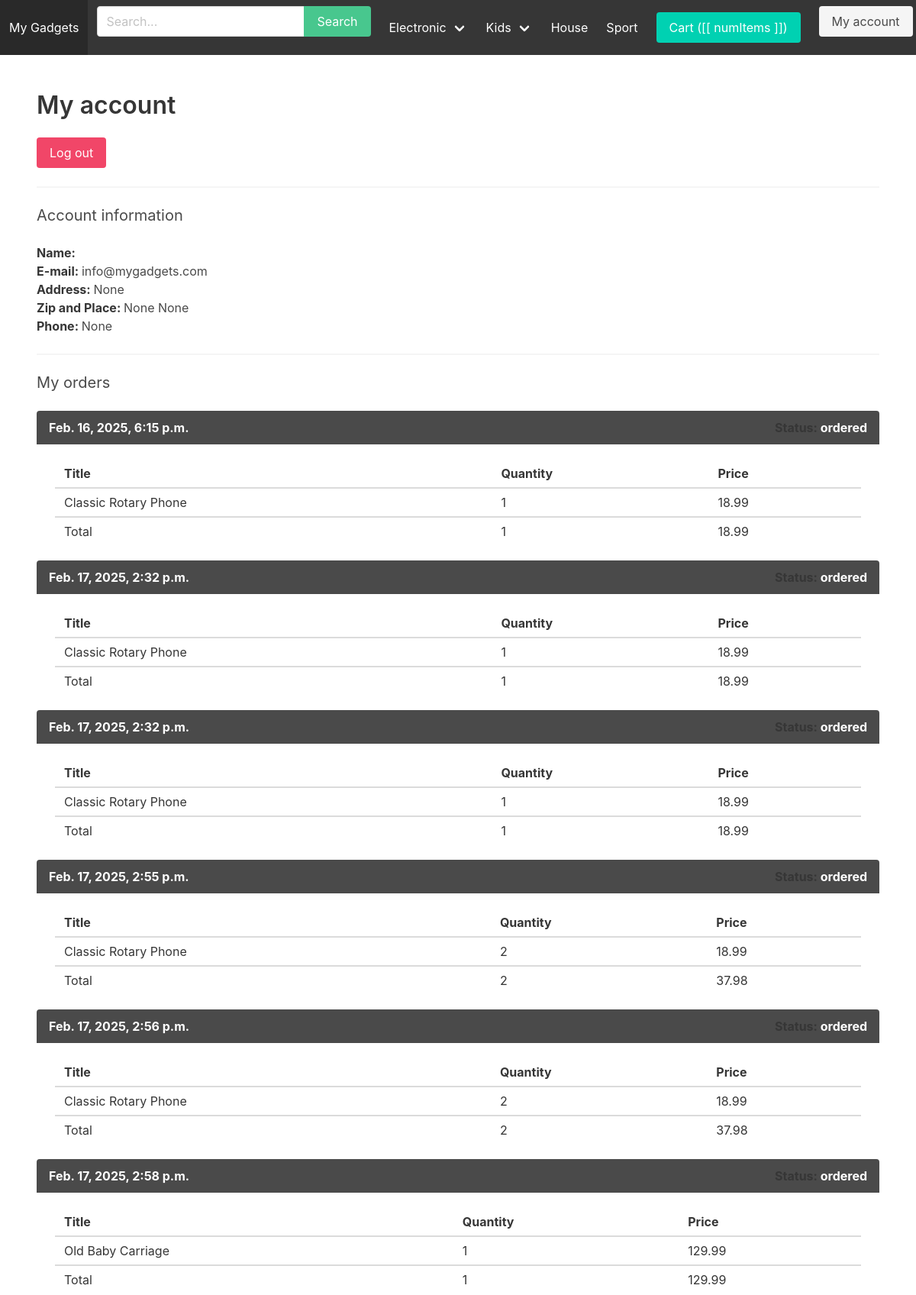
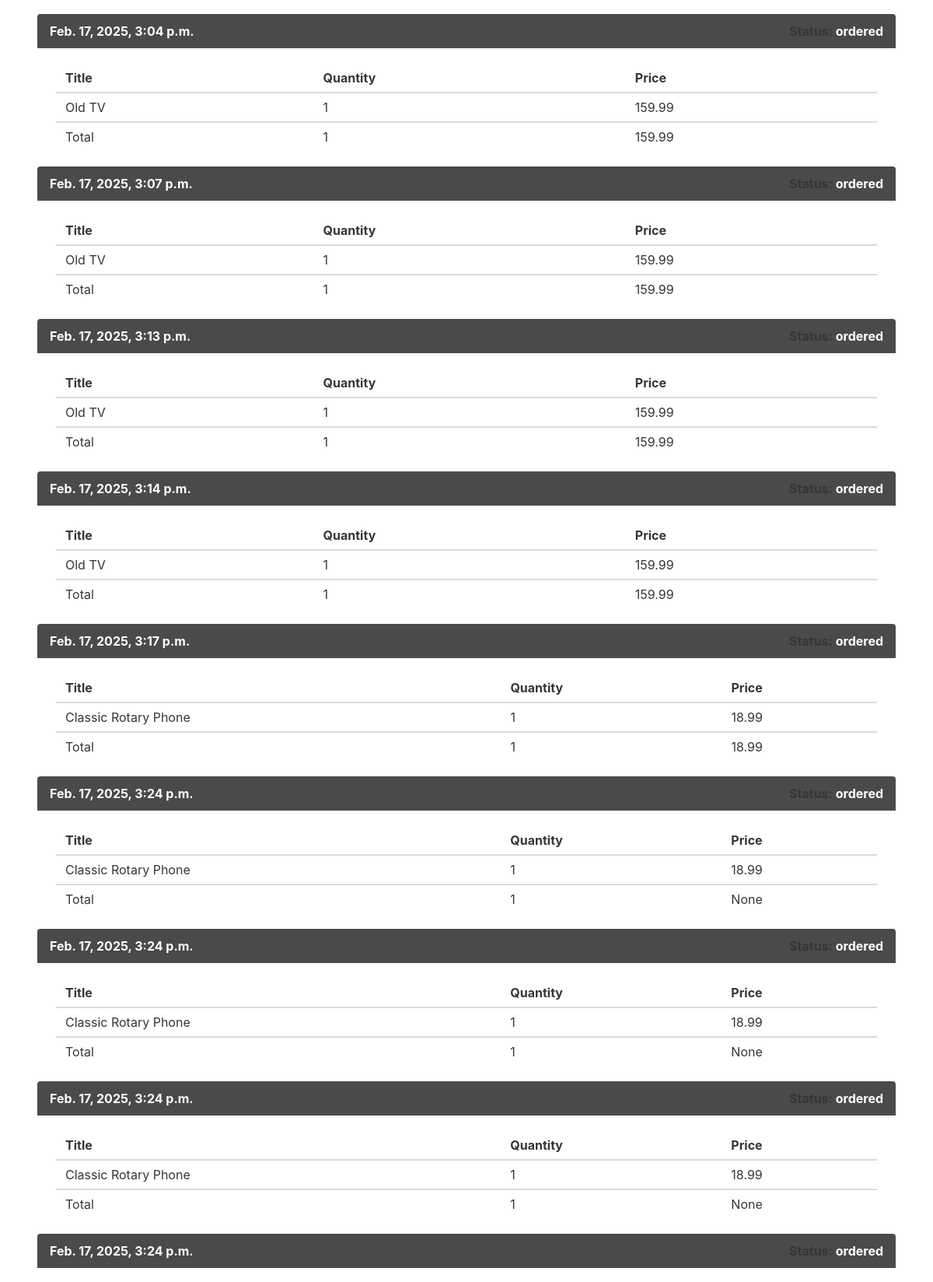
/myaccount/ (signed in, upper part), run on the app's committed database (2 pictures, top to bottom).
### apps/store/models.py (models this page shows, shortened)
class Category(models.Model):
    parent = models.ForeignKey('self', related_name='children', on_delete=models.CASCADE, blank=True, null=True)
    title = models.CharField(max_length=255)
    slug = models.SlugField(max_length=255)
    ordering = models.IntegerField(default=0)
    is_featured = models.BooleanField(default=False)
    class Meta:
        verbose_name_plural = 'Categories'
        ordering = ('ordering',)

class Product(models.Model):
    category = models.ForeignKey(Category, related_name='products', on_delete=models.CASCADE)
    parent = models.ForeignKey('self', related_name='variants', on_delete=models.CASCADE, blank=True, null=True)
    title = models.CharField(max_length=255)
    slug = models.SlugField(max_length=255)
    description = models.TextField(blank=True, null=True)
    price = models.FloatField()
    is_featured = models.BooleanField(default=False)
    num_available = models.IntegerField(default=1)
    num_visits = models.IntegerField(default=0)
    last_visit = models.DateTimeField(blank=True, null=True)
    image = models.ImageField(upload_to='uploads/', blank=True, null=True)
    thumbnail = models.ImageField(upload_to='uploads/', blank=True, null=True)
    date_added = models.DateTimeField(auto_now_add=True)
    class Meta:
        ordering = ('-date_added',)
    """"def save(self, *args, **kwargs):
        self.thumbnail = self.make_thumbnail(self.image)

        super().save(*args, **kwargs)"""

### apps/userprofile/models.py (models this page shows, shortened)
class Userprofile(models.Model):
    user = models.OneToOneField(User, related_name='userprofile', on_delete=models.CASCADE)
    address = models.CharField(max_length=255, blank=True, null=True)
    zipcode = models.CharField(max_length=255, blank=True, null=True)
    place= models.CharField(max_length=255, blank=True, null=True)
    phone = models.CharField(max_length=255, blank=True, null=True)

### apps/order/models.py (models this page shows, shortened)
class Order(models.Model):
    ORDERED = 'ordered'
    SHIPPED = 'shipped'
    ARRIVED = 'arrived'
    STATUS_CHOICES = (
        (ORDERED, 'Ordered'),
        (SHIPPED, 'Shipped'),
        (ARRIVED, 'Arrived')
    )
    user = models.ForeignKey(User, related_name='orders', on_delete=models.SET_NULL, blank=True, null=True)
    first_name = models.CharField(max_length=100)
    last_name = models.CharField(max_length=100)
    email = models.EmailField(max_length=100)  # Use EmailField for email validation
    address = models.CharField(max_length=100)
    zipcode = models.CharField(max_length=100)
    place = models.CharField(max_length=100)
    phone = models.CharField(max_length=100)
    created_at = models.DateTimeField(auto_now_add=True)
    paid = models.BooleanField(default=False)
    paid_amount = models.DecimalField(max_digits=10, decimal_places=2, blank=True, null=True)  # Use DecimalField for monetary values
    used_coupon = models.CharField(max_length=50, blank=True, null=True)
    payment_intent = models.CharField(max_length=255)
    shipped_date = models.DateTimeField(blank=True, null=True)
    status = models.CharField(max_length=20, choices=STATUS_CHOICES, default=ORDERED)
    def get_total_quantity(self):
        return sum(int(item.quantity) for item in self.items.all())

class OrderItem(models.Model):
    order = models.ForeignKey(Order, related_name='items', on_delete=models.CASCADE)
    product = models.ForeignKey(Product, related_name='items', on_delete=models.CASCADE)  # Use CASCADE for deleting related items
    price = models.DecimalField(max_digits=10, decimal_places=2)  # Use DecimalField for price
    quantity = models.IntegerField(default=1)

### apps/userprofile/views.py (the view)
# urls.py: path('myaccount/', myaccount, name='myaccount'),
@login_required
def myaccount(request):
    return render(request, 'myaccount.html')

### apps/cart/cart.py (called while the page is built)
    def get_total_length(self):
        return sum(int(item.get('quantity', 0)) for item in self.cart.values())

    def get_total_cost(self):
        return sum(float(item.get('price', 0)) * int(item.get('quantity', 0)) for item in self.cart.values())

### apps/cart/context_processors.py (called while the page is built)
def cart(request):
    return {'cart': Cart(request)}

### apps/store/context_processors.py (called while the page is built)
def menu_categories(request):
    categories = Category.objects.filter(parent=None)
    return {'menu_categories': categories}

### apps/userprofile/templates/myaccount.html (shortened to what this page needs)
{% extends 'base.html' %}
{% block content %}
    <h1 class='title'>My account</h1>
    <form method="post" action="{% url 'logout' %}">
        <button type="submit" class="button is-danger">Log out</button>
    </form>
    <hr>
    <h2 class="subtitle">Account information</h2>
    <p><strong>Name: </strong>{{ request.user.get_full_name }}</p>
    <p><strong>E-mail: </strong>{{ request.user.email }}</p>
    <p><strong>Address: </strong>{{ request.user.userprofile.address }}</p>
    <p><strong>Zip and Place: </strong>{{ request.user.userprofile.zipcode }} {{ request.user.userprofile.place }}</p>
    <p><strong>Phone: </strong>{{ request.user.userprofile.phone }}</p>
    <hr>
    <h2 class="subtitle">My orders</h2>
    {% for order in request.user.orders.all %}
        <article class="messege is-light">
            <div class="message-header">
                <p>{{ order.created_at }}</p>
                <p><strong>Status: </strong>{{ order.status }}</p>
            </div>
            <div class="message-body">
                <table class="table is-striped is-fullwidth">
                    <thead>
                        <tr>
                            <th>Title</th>
                            <th>Quantity</th>
                            <th>Price</th>
                        </tr>
                    </thead>
                    <tbody>
                        {% for item in order.items.all %}
                            <tr>
                                <td>{{ item.product.title }}</td>
                                <td>{{ item.quantity }}</td>
                                <td>{{ item.price }}</td>
                            </tr>
                        {% endfor %}
                    </tbody>
                    <tfoot>
                        <tr>
                            <td>Total</td>
                            <td>{{ order.get_total_quantity }}</td>
                            <td>{{ order.paid_amount }}</td>
                        </tr>
                    </tfoot>
                </table>
            </div>
        </article>
    {% empty %}
        <p>You don't have any order yet...</p>
    {% endfor %}
{% endblock %}

### apps/core/templates/base.html (shortened to what this page needs)
{% load static %}
<html>
    <head>
        <link rel="stylesheet" href="https://cdn.jsdelivr.net/npm/bulma@0.9.0/css/bulma.min.css">
        <link rel="stylesheet" href="{% static 'main.css' %}">
    </head>
    <body>
        <nav class="navbar is-dark" id="navbarapp">
            <div class="navbar-brand">
                <a class="navbar-item" href="{% url 'frontpage' %}">My Gadgets</a>
            </div>
            <div id="main-navbar" class="navbar-menu" :class="{ 'is-active': menuClass }">
                <div class="navbar-start">
                    <div class="navbar-item">
                        <form method="get" action="{% url 'search' %}">
                            <div class="field has-addons">
                                <div class="control">
                                    <input type="text" class="input" placeholder="Search..." name="query">
                                </div>
                                <div class="control">
                                    <button class="button is-success">Search</button>
                                </div>
                            </div>
                        </form>
                    </div>
                </div>
                <div class="navbar-end">
                    {% for category in menu_categories %}
                        {% if not category.children.all %}
                            <a href="{% url 'category_detail' category.slug %}" class="navbar-item">{{ category.title }}</a>
                        {% else %}
                            <div class="navbar-item has-dropdown is-hoverable">
                                <a href="{% url 'category_detail' category.slug %}" class="navbar-link">{{ category.title }}</a>
                            </div>
                        {% endif %}
                    {% endfor %}
                    <div class="navbar-item">
                        <a href="{% url 'cart' %}" class="button is-primary">Cart ([[ numItems ]])</a>
                    </div>
                    {% if request.user.is_authenticated %}
                        <div class="navbar-item">
                            <form method="post" action="{% url 'myaccount' %}">
                                <button type="submit" class="button is-light">My account</button>
                            </form>
                        </div>
                    {% endif %}
                </div>
            </div>
        </nav>
        <section class="section">
            {% block content %}
            {% endblock %}
        </section>
    </body>
</html>

### data on the page
Category: title "Electronic"
Category: title "Kids"
Category: title "House"
Category: title "Sport"
Order: created_at "Feb. 16, 2025, 6:15 p.m.", status "ordered", get_total_quantity "1", paid_amount "18.99"
OrderItem: product "Classic Rotary Phone", quantity "1", price "18.99"
Order: created_at "Feb. 17, 2025, 2:32 p.m.", status "ordered", get_total_quantity "1", paid_amount "18.99"
OrderItem: product "Classic Rotary Phone", quantity "1", price "18.99"
Order: created_at "Feb. 17, 2025, 2:32 p.m.", status "ordered", get_total_quantity "1", paid_amount "18.99"
OrderItem: product "Classic Rotary Phone", quantity "1", price "18.99"
Order: created_at "Feb. 17, 2025, 2:55 p.m.", status "ordered", get_total_quantity "2", paid_amount "37.98"
OrderItem: product "Classic Rotary Phone", quantity "2", price "18.99"
Order: created_at "Feb. 17, 2025, 2:56 p.m.", status "ordered", get_total_quantity "2", paid_amount "37.98"
OrderItem: product "Classic Rotary Phone", quantity "2", price "18.99"
Order: created_at "Feb. 17, 2025, 2:58 p.m.", status "ordered", get_total_quantity "1", paid_amount "129.99"
OrderItem: product "Old Baby Carriage", quantity "1", price "129.99"
Order: created_at "Feb. 17, 2025, 3:04 p.m.", status "ordered", get_total_quantity "1", paid_amount "159.99"
OrderItem: product "Old TV", quantity "1", price "159.99"
Order: created_at "Feb. 17, 2025, 3:07 p.m.", status "ordered", get_total_quantity "1", paid_amount "159.99"
OrderItem: product "Old TV", quantity "1", price "159.99"
Order: created_at "Feb. 17, 2025, 3:13 p.m.", status "ordered", get_total_quantity "1", paid_amount "159.99"
OrderItem: product "Old TV", quantity "1", price "159.99"
Order: created_at "Feb. 17, 2025, 3:14 p.m.", status "ordered", get_total_quantity "1", paid_amount "159.99"
OrderItem: product "Old TV", quantity "1", price "159.99"
Order: created_at "Feb. 17, 2025, 3:17 p.m.", status "ordered", get_total_quantity "1", paid_amount "18.99"
OrderItem: product "Classic Rotary Phone", quantity "1", price "18.99"
Order: created_at "Feb. 17, 2025, 3:24 p.m.", status "ordered", get_total_quantity "1", paid_amount "None"
OrderItem: product "Classic Rotary Phone", quantity "1", price "18.99"
Order: created_at "Feb. 17, 2025, 3:24 p.m.", status "ordered", get_total_quantity "1", paid_amount "None"
OrderItem: product "Classic Rotary Phone", quantity "1", price "18.99"
Order: created_at "Feb. 17, 2025, 3:24 p.m.", status "ordered", get_total_quantity "1", paid_amount "None"
OrderItem: product "Classic Rotary Phone", quantity "1", price "18.99"
Order: created_at "Feb. 17, 2025, 3:24 p.m.", status "ordered"

### other printed values
{{ request.user.email }} "info@mygadgets.com"
{{ request.user.userprofile.address }} "None"
{{ request.user.userprofile.zipcode }} "None"
{{ request.user.userprofile.place }} "None"
{{ request.user.userprofile.phone }} "None"
